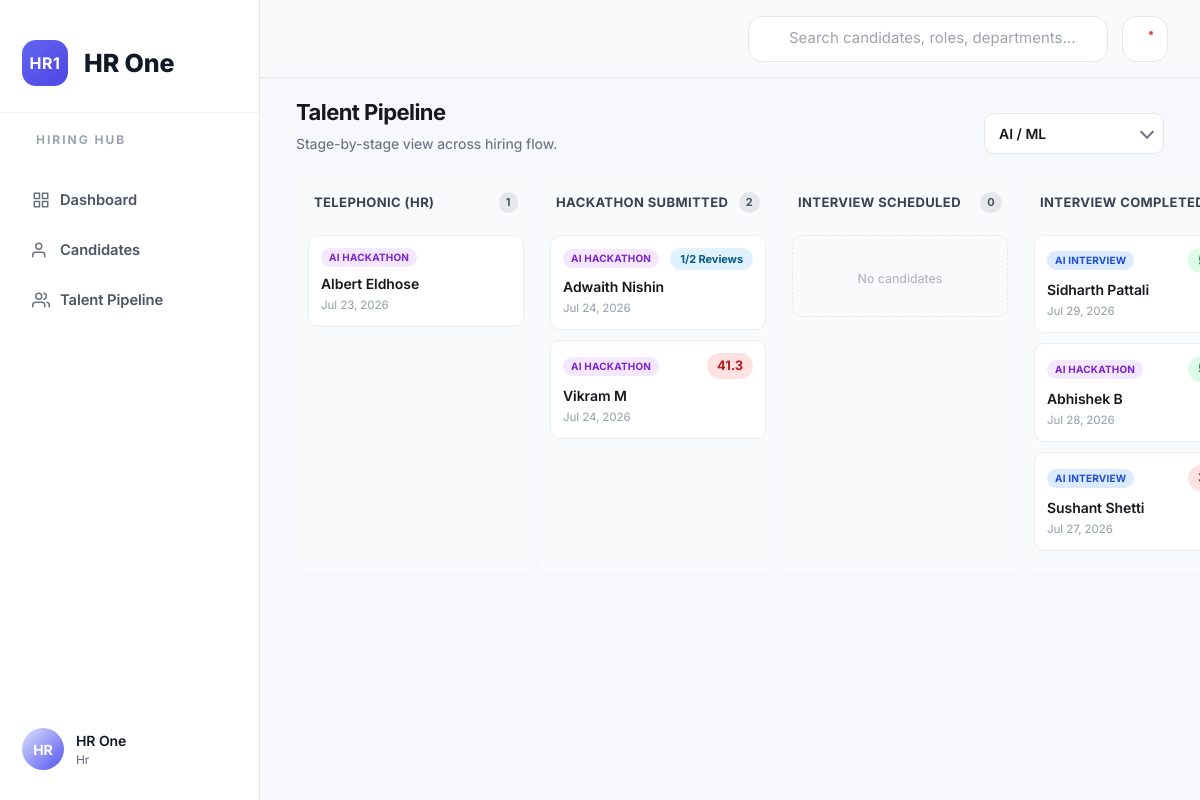
Page /hr/talent-pipeline (signed in) on the committed database.
### app/core/models.py (models this page shows)
class User(Base):
    __tablename__ = "users"
    id: Mapped[int] = mapped_column(Integer, primary_key=True, index=True)
    username: Mapped[str] = mapped_column(String(50), unique=True, nullable=False, index=True)
    password_hash: Mapped[str] = mapped_column(String(255), nullable=False)
    role: Mapped[str] = mapped_column(String(30), nullable=False, index=True)
    full_name: Mapped[str] = mapped_column(String(120), nullable=False)
    skills: Mapped[str] = mapped_column(Text, default="")
    created_at: Mapped[datetime] = mapped_column(DateTime, default=datetime.utcnow)

class Candidate(Base):
    __tablename__ = "candidates"
    id: Mapped[int] = mapped_column(Integer, primary_key=True)
    name: Mapped[str] = mapped_column(String(150), nullable=False, index=True)
    email: Mapped[str] = mapped_column(String(150), nullable=True)
    phone: Mapped[str] = mapped_column(String(30), nullable=True, index=True)
    skills: Mapped[str] = mapped_column(Text, default="")
    flow: Mapped[str | None] = mapped_column(String(50), nullable=True, index=True)  # ai_hackathon_flow | ai_interview_flow
    stage: Mapped[int] = mapped_column(Integer, default=1, index=True)
    status: Mapped[str] = mapped_column(String(30), default="new", index=True)
    created_at: Mapped[datetime] = mapped_column(DateTime, default=datetime.utcnow)
    updated_at: Mapped[datetime] = mapped_column(DateTime, default=datetime.utcnow, onupdate=datetime.utcnow)
    department: Mapped[str | None] = mapped_column(String(50), nullable=True, index=True)
    screening: Mapped[CandidateScreening | None] = relationship(back_populates="candidate", uselist=False)
    decision: Mapped[CandidateDecision | None] = relationship(back_populates="candidate", uselist=False)
    submission: Mapped[Submission | None] = relationship(back_populates="candidate", uselist=False)
    interviews: Mapped[list[Interview]] = relationship(back_populates="candidate")

### app/routes/hr.py (the view)
@router.get(
    "/hr/talent-pipeline",
    name="talent_pipeline",
)
def talent_pipeline(
    request: Request,
    db: Session = Depends(get_db),
    user: User = Depends(require_role("hr", "admin")),
):
    department = request.query_params.get("department", "AI / ML")
    search = request.query_params.get("search", "").strip()
    seniors = db.scalars(
    select(User).where(User.role == "senior_dev").order_by(User.full_name)
).all()
    pipeline_data = get_pipeline_data(db, department)
    if search:
        needle = search.lower()
        for column in pipeline_data:
            column["candidates"] = [
                c for c in column["candidates"] if needle in c["name"].lower()
            ]
    return templates.TemplateResponse(
        request,
        "talent_pipeline.html",
        {
            "user": user,
            "departments": DEPARTMENTS,
            "selected_department": department,
            "search": search,
            "pipeline_data": pipeline_data,
            "seniors": seniors,
        },
    )

### templates/talent_pipeline.html (shortened to what this page needs)
{% extends "base.html" %}
{% block content %}
<div class="page-head">
    <div>
        <h1 class="page-title">
            Talent Pipeline
        </h1>
        <p class="page-sub">
            Stage-by-stage view across hiring flow.
        </p>
    </div>
    <div class="dept-dropdown">
        <select
            id="department-select"
            class="dept-select"
            onchange="window.location.href = this.value"
        >
            {% for dept in departments %}
                <option
                    value="?department={{ dept.id }}{% if search %}&search={{ search }}{% endif %}"
                    {% if selected_department == dept.id %}selected{% endif %}
                >
                    {{ dept.label }}
                </option>
            {% endfor %}
        </select>
    </div>
</div>
<div class="kanban">
    {% for column in pipeline_data %}
        <div class="kanban-col">
            <h4>
                <span>{{ column.title }}</span>
                <span class="k-count">{{ column.candidates|length }}</span>
            </h4>
            <div class="kanban-col-body" data-column-title="{{ column.title }}">
                {% if column.candidates %}
                    {% for candidate in column.candidates %}
                        {% if column.title == "Hackathon Submitted" %}
                            {% set card_url = request.url_for('hr_review_summary', candidate_id=candidate.id) %}
                        {% elif column.title in ["Interview Scheduled", "Interview Completed"]  %}
                            {% set card_url = request.url_for('final_candidate_detail', candidate_id=candidate.id) %}
                        {% else %}
                            {% set card_url = request.url_for('hr_candidate_detail', candidate_id=candidate.id) %}
                        {% endif %}
                        <div
                            class="kanban-card"
                            draggable="true"
                            data-candidate-id="{{ candidate.id }}"
                            data-candidate-name="{{ candidate.name }}"
                            data-status="{{ candidate.status }}"
                            data-flow="{{ candidate.flow }}"
                            data-skills="{{ candidate.skills or '' }}"
                            data-url="{{ card_url }}"
                        >
                            <div class="k-badge-row">
                                <div class="k-flow-badge {{ candidate.flow_class }}">
                                    {{ candidate.flow_label }}
                                </div>
                                {% if column.title == "Hackathon Submitted" %}
                                    {% if (candidate.review_count or 0) < 2 %}
    <div class="k-score k-score-progress"
         title="{{ candidate.review_count or 0 }} of 2 reviews submitted">
        {{ candidate.review_count or 0 }}/2 Reviews
    </div>
{% else %}
    <div class="k-score {% if candidate.status == 'failed_stage4' %}k-score-fail{% elif candidate.status == 'passed_stage4' %}k-score-pass{% endif %}">
        {{ candidate.assessment_score }}
    </div>
{% endif %}
                                {% elif column.title == "Interview Completed" and candidate.interview_score is not none %}
                                    <div class="k-score {% if candidate.status == 'interview_failed' %}k-score-fail{% elif candidate.status == 'interview_passed' %}k-score-pass{% endif %}">
                                    </div>
                                {% endif %}
                            </div>
                            <div class="k-top">
                                <div class="k-name">
                                    {{ candidate.name }}
                                </div>
                            </div>
                            <div class="k-footer">
                                <div class="k-time">
                                    {{ candidate.updated_at_display }}
                                </div>
                            </div>
                        </div>
                    {% endfor %}
                {% else %}
                    <div class="empty-state">
                        <span>No candidates</span>
                    </div>
                {% endif %}
            </div>
        </div>
    {% endfor %}
</div>
{% endblock %}

### templates/_sidebar.html (shortened to what this page needs)
<aside class="sidebar">
    <div class="sidebar-brand">
        <div class="sidebar-logo">
            <div class="logo-icon">HR1</div>
            <div class="logo-text">
                HR One
            </div>
        </div>
    </div>
     <div class="sidebar-title">
            HIRING HUB
        </div>
  <nav>
    <ul class="sidebar-nav">
      <li>
        <a href="{{ request.url_for('dashboard').path }}">
          <svg class="icon" viewBox="0 0 24 24" fill="none" stroke="currentColor" stroke-width="2" stroke-linecap="round" stroke-linejoin="round"><rect x="3" y="3" width="7" height="7"/><rect x="14" y="3" width="7" height="7"/><rect x="3" y="14" width="7" height="7"/><rect x="14" y="14" width="7" height="7"/></svg>
          <span>Dashboard</span>
        </a>
      </li>
      {% if user.role in ["hr", "admin"] %}
        <li>
          <a href="{{ request.url_for('hr_candidates').path }}">
            <svg class="icon" viewBox="0 0 24 24" fill="none" stroke="currentColor" stroke-width="2" stroke-linecap="round" stroke-linejoin="round"><path d="M17 21v-2a4 4 0 0 0-4-4H5a4 4 0 0 0-4 4v2"/><circle cx="9" cy="7" r="4"/></svg>
            <span>Candidates</span>
          </a>
        </li>
      {% endif %}
      {% if user.role in ["hr", "admin"] %}
        <li>
         <a href="{{ request.url_for('talent_pipeline').path }}">
            <svg class="icon" viewBox="0 0 24 24" fill="none" stroke="currentColor" stroke-width="2" stroke-linecap="round" stroke-linejoin="round"><path d="M17 21v-2a4 4 0 0 0-4-4H5a4 4 0 0 0-4 4v2"/><circle cx="9" cy="7" r="4"/><path d="M23 21v-2a4 4 0 0 0-3-3.87"/><path d="M16 3.13a4 4 0 0 1 0 7.75"/></svg>
            <span>Talent Pipeline</span>
          </a>
        </li>
      {% endif %}
    </ul>
  </nav>
 <div class="sidebar-footer">
    <div class="sidebar-user">
        <div class="sidebar-user-avatar">
            {{ (user.full_name or "HR")[:2]|upper }}
        </div>
        <div class="sidebar-user-info">
            <div class="sidebar-user-name">
                {{ user.full_name }}
            </div>
            <div class="sidebar-user-role">
                {{ user.role|capitalize }}
            </div>
        </div>
    </div>
</div>
</aside>

### rows in the picture
User: full_name "HR", full_name "HR One", role "Hr"
Candidate: flow_label "AI HACKATHON", name "Albert Eldhose", updated_at_display "Jul 23, 2026"
Candidate: flow_label "AI HACKATHON", review_count "1", name "Adwaith Nishin", updated_at_display "Jul 24, 2026"
Candidate: flow_label "AI HACKATHON", assessment_score "41.3", name "Vikram M", updated_at_display "Jul 24, 2026"
Candidate: flow_label "AI INTERVIEW", name "Sidharth Pattali", updated_at_display "Jul 29, 2026"
Candidate: flow_label "AI HACKATHON", name "Abhishek B", updated_at_display "Jul 28, 2026"
Candidate: flow_label "AI INTERVIEW", name "Sushant Shetti", updated_at_display "Jul 27, 2026"

### other values in the picture
{{ column.title }} "TELEPHONIC (HR)" "HACKATHON SUBMITTED" "INTERVIEW SCHEDULED" "INTERVIEW…"
{{ column.candidates|length }} "1" "2" "0"
form field value "AI / ML"
